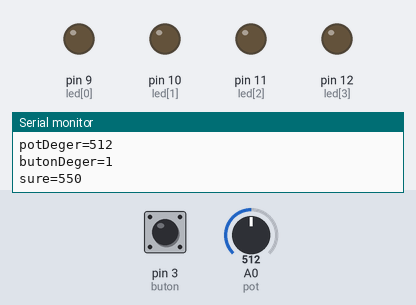
Recording of a sketch running on a simulated Arduino Uno, built with avr-gcc and run on an emulated ATmega328P. Shown: output pins drawn as LEDs (lit = HIGH), the last lines printed to the serial monitor. Dashed ring = blinking. The test bench sets the inputs (shaded band); at power-on: A0 (pot) = 512, pin 3 (buton) HIGH.

Above: at 5.4 s.
5.5 s: A0 (pot) set to 122
At 6.3 s:
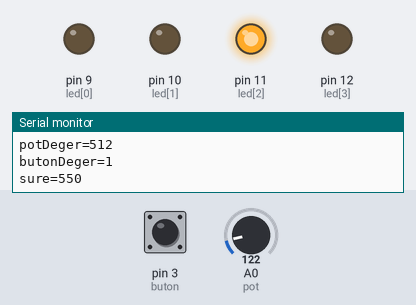
11.0 s: A0 (pot) set to 0
At 11.38 s:
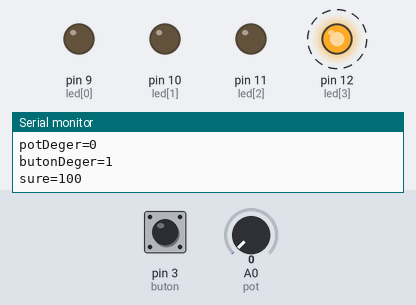
At 11.78 s:
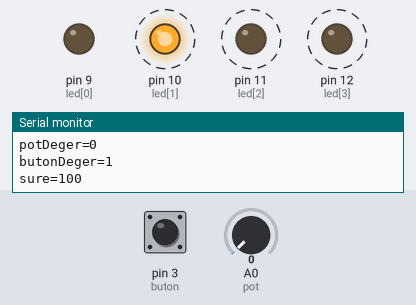
Timing chart, 0 to 22.5 s (numbered marks = the images above; inputs shaded):
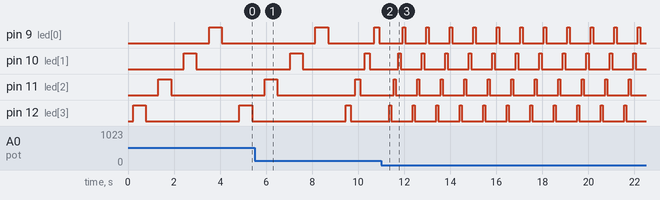

The sketch:

7-yonHizKaraSimsek.ino
```cpp
/* Hazırlayan Levent TOPAKTAŞ
*/
int led[]={9,10,11,12};
int buton=3;
int butonDeger=0;
int pot=A0;
int potDeger=0;
int sure=300;
void setup()
{
  for (int i=0;i<4;i++){
  pinMode(led[i], OUTPUT);
  }
  pinMode(buton,INPUT);
  pinMode(pot,INPUT);
  Serial.begin(9600);
}

void loop()
{
  butonDeger=digitalRead(buton);
  delay(10);
  potDeger=analogRead(pot);
  delay(10);
  Serial.print("potDeger="); Serial.println(potDeger);
  delay(100);
  sure=map(potDeger,0,1024,100,1000);
  Serial.print("butonDeger="); Serial.println(butonDeger);
  delay(100);
  Serial.print("sure="); Serial.println(sure);
  if (butonDeger==0){
    for (int x=0;x<4;x++){
      digitalWrite(led[x],HIGH);
      delay(sure);
      digitalWrite(led[x],LOW);
      delay(sure);
    }
  } else {
    for (int y=3;y>=0;y--){
      digitalWrite(led[y],HIGH);
      delay(sure);
      digitalWrite(led[y],LOW);
      delay(sure);
    }
  }
}
```

Measured:
- after the input at 11.0 s, pin 9 (led[0]): alternates HIGH for 0.10 s and LOW for 0.92 s, starting after 0.94 s; pin 10 (led[1]): alternates HIGH for 0.10 s and LOW for 0.92 s, starting after 0.74 s
